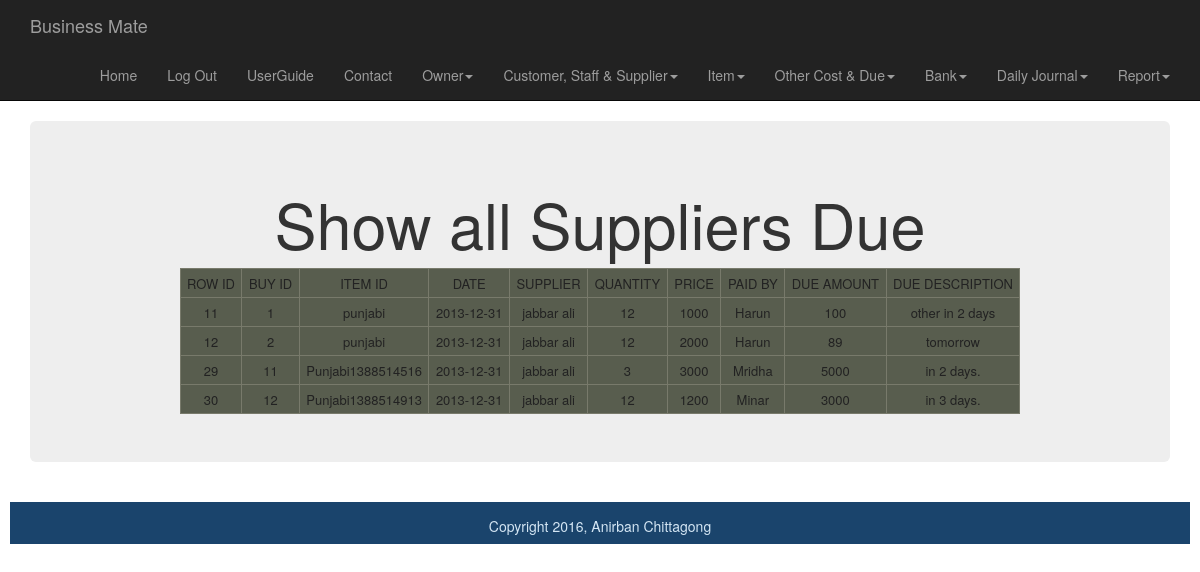
The page /smart_shop/due_section/showSupplierDue.php (signed in) on the database its author committed.
### tables this page shows
CREATE TABLE IF NOT EXISTS `daily_item_buy` (
  `id` int(11) NOT NULL AUTO_INCREMENT,
  `buy_id` int(11) NOT NULL,
  `item_id` int(11) NOT NULL,
  `quantity` int(10) NOT NULL,
  `price` float NOT NULL,
  `paid_by` varchar(200) NOT NULL,
  `due_amount` float NOT NULL,
  `due_description` varchar(200) NOT NULL,
  `userId` int(11) NOT NULL,
  `supplier_delivery_schedule` varchar(300) NOT NULL,
  PRIMARY KEY (`id`),
  KEY `item_id` (`item_id`)
);

CREATE TABLE IF NOT EXISTS `item` (
  `id` int(11) NOT NULL AUTO_INCREMENT,
  `name` varchar(200) NOT NULL,
  `userId` int(11) NOT NULL,
  `quantity` int(11) NOT NULL,
  `store_id` int(11) NOT NULL,
  `sell_price` int(11) NOT NULL,
  `buy_price` int(11) NOT NULL,
  PRIMARY KEY (`id`)
);

CREATE TABLE IF NOT EXISTS `buy` (
  `id` int(11) NOT NULL AUTO_INCREMENT,
  `supplier_id` int(11) NOT NULL,
  `date` date NOT NULL,
  `store_id` int(11) NOT NULL,
  `userId` int(11) NOT NULL,
  PRIMARY KEY (`id`)
);

CREATE TABLE IF NOT EXISTS `supplier` (
  `id` int(11) NOT NULL AUTO_INCREMENT,
  `name` varchar(100) NOT NULL,
  `mobile` varchar(100) NOT NULL,
  `email` varchar(100) NOT NULL,
  `address` varchar(100) NOT NULL,
  `description` varchar(200) NOT NULL,
  `userId` int(11) NOT NULL,
  PRIMARY KEY (`id`)
);

### smart_shop/dbGeneralFunctions.php (called while the page is built, shortened)
<?php
	function get_supplier_by_id($supplier_id) {
		$connection =mysql_connect(DB_SERVER,DB_USER,DB_PASS);
		 $db_select=mysql_select_db(DB_NAME,$connection);
		 $user_id=$_SESSION['userId'];
		$query = "SELECT *
				FROM supplier WHERE userId = {$user_id} AND id = {$supplier_id} ";
		$result_set = mysql_query($query, $connection);
		return $result_set;
	}
	function get_supplier_by_buy_id($buy_id) {
		$connection =mysql_connect(DB_SERVER,DB_USER,DB_PASS);
		 $db_select=mysql_select_db(DB_NAME,$connection);
		 $user_id=$_SESSION['userId'];
		$query = "SELECT supplier_id
				FROM buy WHERE userId = {$user_id} AND id = {$buy_id} ";
		$result_set = mysql_query($query, $connection);
		if( mysql_num_rows($result_set)>0)
				{
				   $result=mysql_fetch_array($result_set);
				   $supplier_id=$result[0];
				   $result_set=get_supplier_by_id($supplier_id);
				}
		return $result_set;
	}
	function get_buy_by_id($buy_id) {
		$connection =mysql_connect(DB_SERVER,DB_USER,DB_PASS);
		 $db_select=mysql_select_db(DB_NAME,$connection);
		 $user_id=$_SESSION['userId'];
		$query = "SELECT *
				FROM buy WHERE userId = {$user_id} AND id = {$buy_id} ";
		$result_set = mysql_query($query, $connection);
		return $result_set;
	}
	function get_item_by_id($item_id) {
		$connection =mysql_connect(DB_SERVER,DB_USER,DB_PASS);
		 $db_select=mysql_select_db(DB_NAME,$connection);
		 $user_id=$_SESSION['userId'];
		$query = "SELECT *
				FROM item WHERE userId = {$user_id} AND id = {$item_id} ";
		$result_set = mysql_query($query, $connection);
		return $result_set;
	}
?>

### smart_shop/due_section/showSupplierDue.php (the view, shortened to what this page needs)
<?php require_once("..\dbGeneralFunctions.php");?>
<?php
$connection =mysql_connect(DB_SERVER,DB_USER,DB_PASS);
 ?>
 <?php include("../includes/header.php"); ?>
	<div class="container">
		<div class="jumbotron">
		<h1>Show all Suppliers Due</h1>
	<table>
 <?php
  $user_id=$_SESSION['userId'];
  $query= "SELECT * ";
  $query .= "FROM daily_item_buy ";
  $query .= "WHERE userId = {$user_id} ";
  $query .= "AND due_amount>0 ";
  $result_set= mysql_query($query,$connection);
    if( mysql_num_rows($result_set)>0)
				{
  echo "<tr><td>"."ROW ID"."</td><td>"."BUY ID"."</td><td>"."ITEM ID"."</td><td>"."DATE"."</td><td>"."SUPPLIER"."</td><td>"."QUANTITY"."</td><td>"."PRICE"."</td><td>"."PAID BY"."</td><td>"."DUE AMOUNT"."</td><td>"."DUE DESCRIPTION"."</td></tr>";
  while($row=mysql_fetch_array($result_set)){
						$item_set=get_item_by_id($row["item_id"]);
						$item= mysql_fetch_array($item_set);
						$supplier_set=get_supplier_by_buy_id($row["buy_id"]);
						$supplier= mysql_fetch_array($supplier_set);
						$buy_set=get_buy_by_id($row["buy_id"]);
						$buy= mysql_fetch_array($buy_set);
	echo "<tr><td>".$row["id"]."</td><td>".$row["buy_id"]."</td><td>".$item["name"]."</td><td>".$buy["date"]."</td><td>".$supplier["name"]."</td><td>".$row["quantity"]."</td><td>".$row["price"]."</td><td>".$row["paid_by"]."</td><td>".$row["due_amount"]."</td><td>".$row["due_description"]."</td></tr>";
  }
}
				else {
					echo "Sorry, no data yet.";
				 }
?>
</table>
    </div>
	</div>
	<div id="footer">Copyright 2016, Anirban Chittagong</div>
	</body>
</html>

### smart_shop/css/styles.css (style rules this page uses)
table, tr, td { border: 1px solid #787A6B; margin:0 auto; font-size: 13px; line-height: 15px; padding: 0.5em; background:#585D4E; color:#222; text-align:center; }
.jumbotron { text-align:center; }
#footer { height: 3em; margin: 10px; padding: 1em; text-align: center; background: #1A446C; color: #D4E6F4; clear:both; }

### rows shown on the page
daily_item_buy: id "11", buy "1", item.name "punjabi", buy.date "2013-12-31", supplier.name "jabbar ali", quantity "12", price "1000", paid_by "Harun", due_amount "100", due_description "other in 2 days"
daily_item_buy: id "12", buy "2", item.name "punjabi", buy.date "2013-12-31", supplier.name "jabbar ali", quantity "12", price "2000", paid_by "Harun", due_amount "89", due_description "tomorrow"
daily_item_buy: id "29", buy "11", item.name "Punjabi1388514516", buy.date "2013-12-31", supplier.name "jabbar ali", quantity "3", price "3000", paid_by "Mridha", due_amount "5000", due_description "in 2 days."
daily_item_buy: id "30", buy "12", item.name "Punjabi1388514913", buy.date "2013-12-31", supplier.name "jabbar ali", quantity "12", price "1200", paid_by "Minar", due_amount "3000", due_description "in 3 days."
